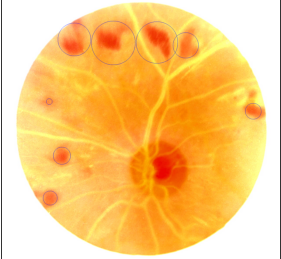
#> input picture Exudates/cotton wool 3.png, 281 x 259 px; its folder holds only this picture in this run
$ python -i cottonwool.py   (imports and definitions only)
#> lines starting #> are read from the running program, lines starting #| are printed output that depends on the picture; after the words box and inside, x2 and y2 are one past the last pixel; in counts of white or black regions, pixels touching at a corner belong together
#> further down, picture is the input picture: shape (259, 281, 3); mean B, G, R 123.3, 202.2, 251.6
import cv2
import numpy as np
import os
import csv
import random as rng


def extract_ex(image):
    img_NEW = cv2.resize(image, (1280, 1192))
    img_NEW = 255 - img_NEW
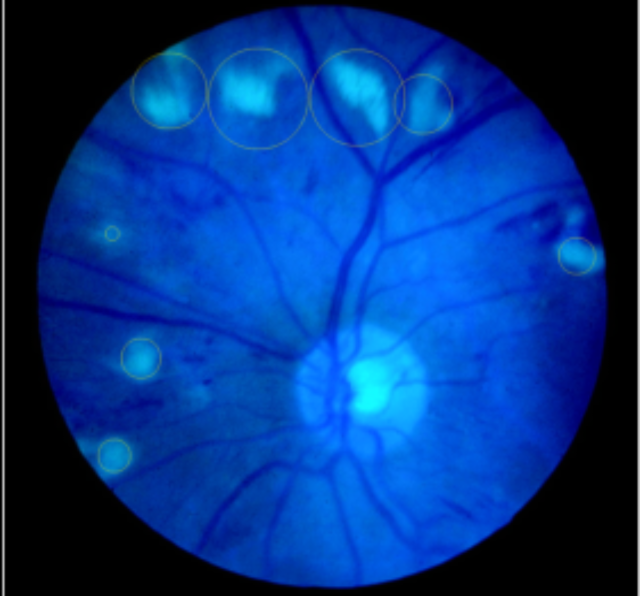
#> img_NEW: shape (1192, 1280, 3) (shown at 1/2 size); mean B, G, R 131.8, 52.9, 3.4
    blur = cv2.GaussianBlur(img_NEW, (99, 99), 0)
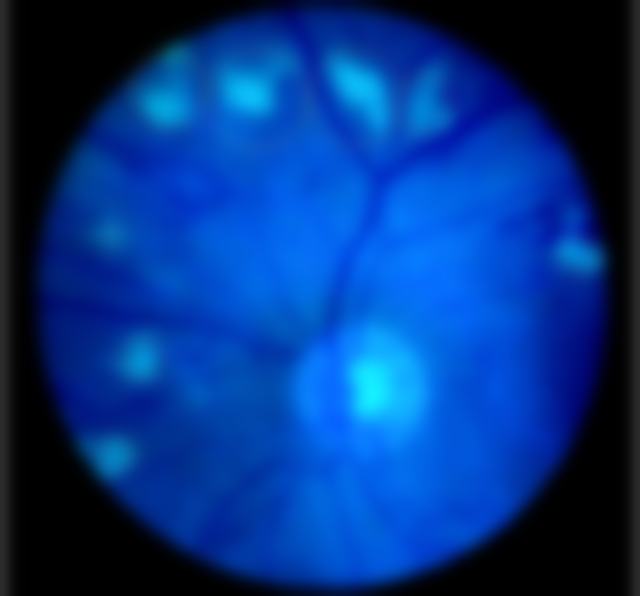
#> blur: shape (1192, 1280, 3) (shown at 1/2 size); mean B, G, R 131.7, 52.8, 3.3
    kernel = np.ones((27, 27), np.uint8)
    img_erosion = cv2.erode(blur, kernel, iterations=1)
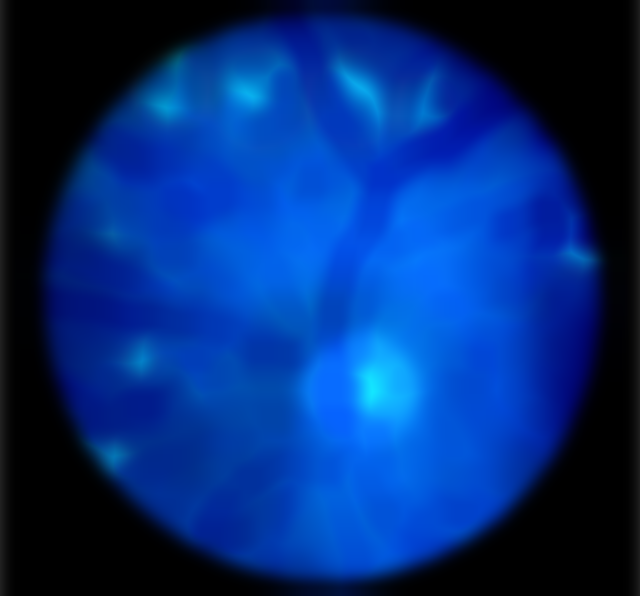
#> img_erosion: shape (1192, 1280, 3) (shown at 1/2 size); mean B, G, R 121.2, 45, 2
    img_dilation = cv2.dilate(img_erosion, kernel, iterations=1)
    img_erosion = cv2.erode(img_dilation, kernel, iterations=1)
    img_dilation = cv2.dilate(img_erosion, kernel, iterations=1)
    img_erosion = cv2.erode(img_dilation, kernel, iterations=1)
    img_dilation = cv2.dilate(img_erosion, kernel, iterations=1)
    img_erosion = cv2.erode(img_dilation, kernel, iterations=1)
    img_dilation = cv2.dilate(img_erosion, kernel, iterations=1)
    img_erosion = cv2.erode(img_dilation, kernel, iterations=1)
    img_dilation = cv2.dilate(img_erosion, kernel, iterations=1)
    retValue, threshImg = cv2.threshold(img_dilation, 169, 169, cv2.THRESH_BINARY_INV)
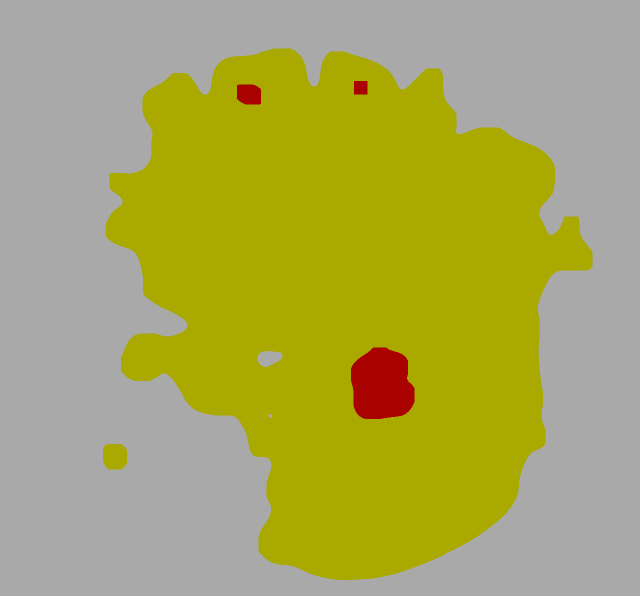
#> threshImg: shape (1192, 1280, 3) (shown at 1/2 size); mean B, G, R 91.9, 167.1, 169
    gray = cv2.cvtColor(threshImg, cv2.COLOR_BGR2GRAY)  # Convert to grayscale
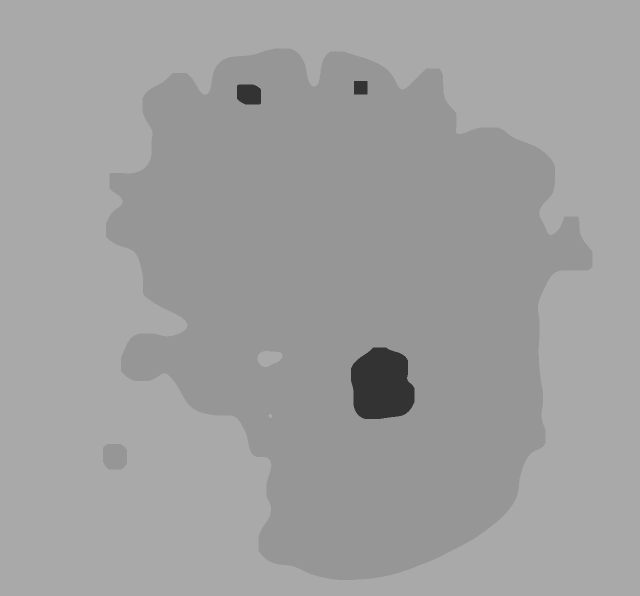
#> gray: shape (1192, 1280) (shown at 1/2 size); min 51, max 169, mean 159.2
    inter = cv2.morphologyEx(gray, cv2.MORPH_CLOSE, cv2.getStructuringElement(cv2.MORPH_ELLIPSE, (5, 5)))

    # Find largest contour in intermediate image
    cnts, _ = cv2.findContours(inter, cv2.RETR_EXTERNAL, cv2.CHAIN_APPROX_NONE)
#> cnts = 1 contour; box (x1, y1, x2, y2) and area: (0, 0, 1280, 1192) 1523289
    cnt = max(cnts, key=cv2.contourArea)
#> cnt = contour of 4940 points, box (x1, y1, x2, y2) (0, 0, 1280, 1192), area 1523289

    # Output
    out2 = np.zeros(gray.shape, np.uint8)
    cv2.drawContours(out2, [cnt], -1, 128, cv2.FILLED)
#> out2: shape (1192, 1280); every value is 128
    out2 = cv2.bitwise_and(gray, out2)
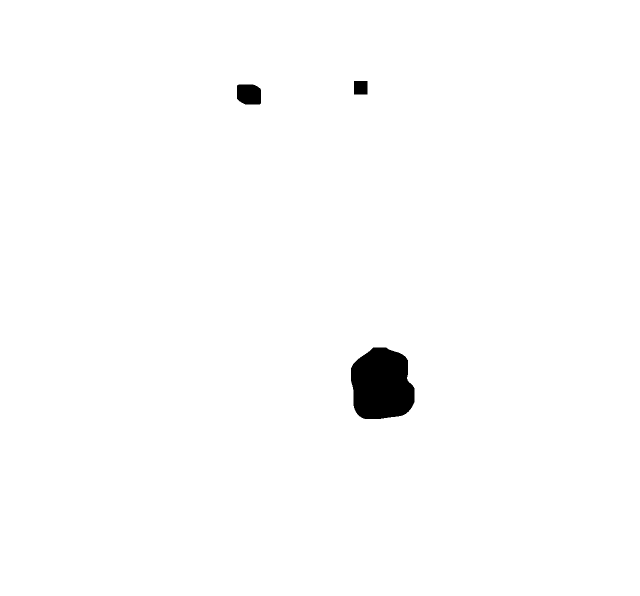
#> out2: shape (1192, 1280) (shown at 1/2 size); values 0 (black) and 128 (white), 98.9% white; 3 black regions, box (x1, y1, x2, y2) and area: (702, 695, 829, 838) 14830, (474, 169, 522, 209) 1767, (708, 162, 735, 189) 729

    inter = cv2.morphologyEx(out2, cv2.MORPH_CLOSE, cv2.getStructuringElement(cv2.MORPH_ELLIPSE, (5, 5)))
#> inter: shape (1192, 1280); values 0 (black) and 128 (white), 98.9% white; 3 black regions, box (x1, y1, x2, y2) and area: (702, 695, 829, 838) 14828, (474, 169, 522, 209) 1766, (708, 162, 735, 189) 721

    # Find largest contour in intermediate image
    cnts, _ = cv2.findContours(inter, cv2.RETR_EXTERNAL, cv2.CHAIN_APPROX_NONE)
    cnt = max(cnts, key=cv2.contourArea)

    # Output
    out1 = np.zeros(out2.shape, np.uint8)
    cv2.drawContours(out2, [cnt], -1, 0, cv2.FILLED)
#> out2: shape (1192, 1280); every value is 0
    out1 = cv2.bitwise_and(out2, out1)

    contours, hierarchy = cv2.findContours(out2, cv2.RETR_TREE, cv2.CHAIN_APPROX_SIMPLE)
#> contours = []
    # For each contour, find the convex hull and draw it
    # on the original image.
    contours_poly = [None] * len(contours)
#> contours_poly = []
    boundRect = [None] * len(contours)
#> boundRect = []
    centers = [None] * len(contours)
#> centers = []
    radius = [None] * len(contours)
#> radius = []

    for i, c in enumerate(contours):
        contours_poly[i] = cv2.approxPolyDP(c, 3, True)
        boundRect[i] = cv2.boundingRect(contours_poly[i])
        centers[i], radius[i] = cv2.minEnclosingCircle(contours_poly[i])
#> this loop made 0 passes
    img_NEW = 255 - img_NEW
    for i in range(len(contours)):
        color = (255, 255, 255)
        # cv2.drawContours(image, contours_poly, i, color,1)
        # t[i][2]), int(boundRect[i][1] + boundRect[i][3])), color, 2)
        cv2.circle(img_NEW, (int(centers[i][0]), int(centers[i][1])), int(radius[i]), color, 1)

    return img_NEW

# [11 lines not run here, left out]

>>> import cv2
>>> picture = cv2.imread('cotton wool 3.png')
>>> result = extract_ex(picture)
